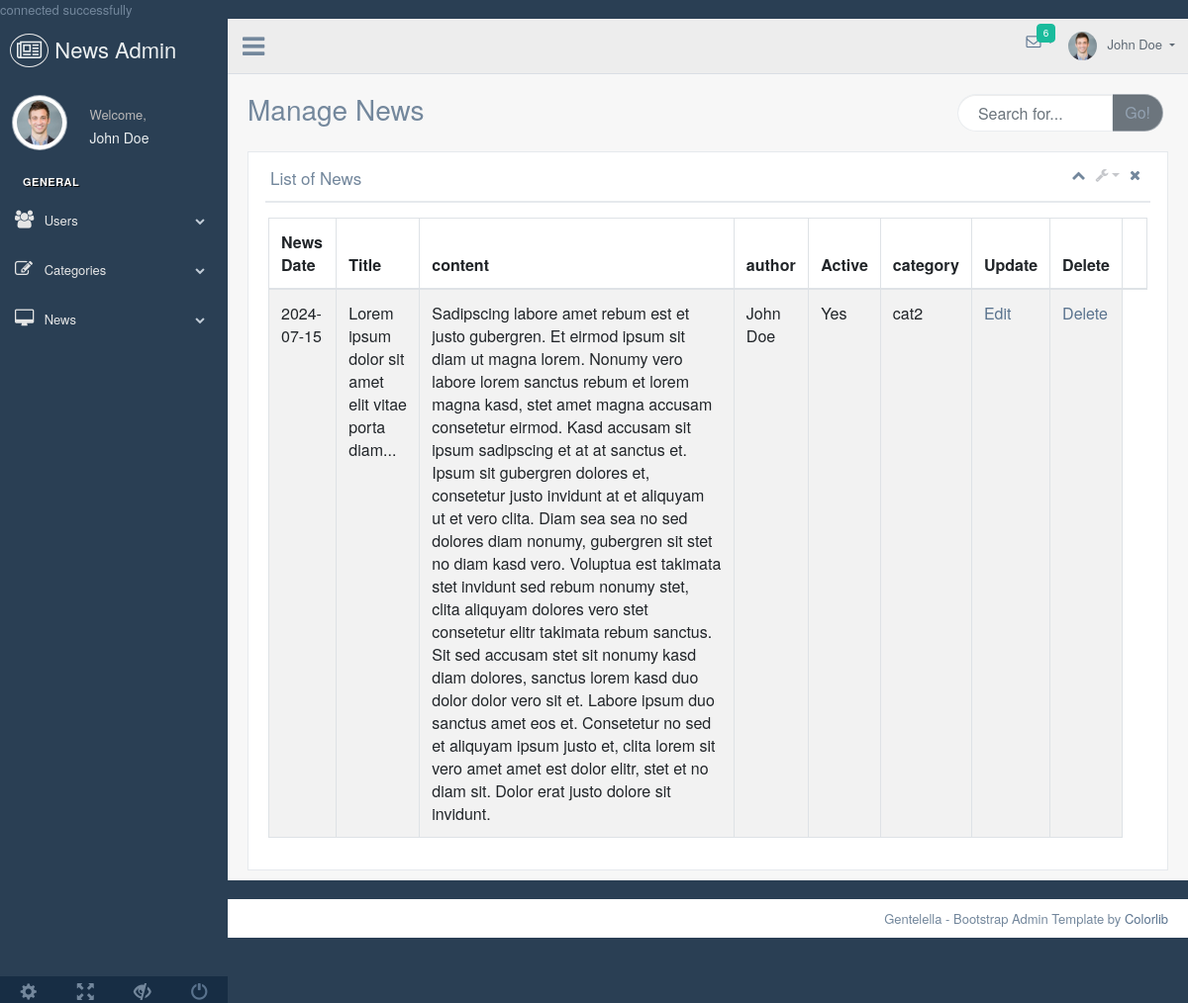
The app's page /admin/News.php with its own data.
### tables this page shows
CREATE TABLE `news` (
  `id` int(11) UNSIGNED NOT NULL,
  `dat` date NOT NULL,
  `title` varchar(200) NOT NULL,
  `content` varchar(1000) NOT NULL,
  `author` varchar(1000) NOT NULL,
  `active` enum('Yes','No','','') NOT NULL,
  `category` varchar(20) NOT NULL,
  `photo_name` varchar(200) NOT NULL,
  `photo_path` varchar(200) NOT NULL
);

### admin/News.php (the view, shortened to what this page needs)
<?php
include('./dbconnect.php');
$data = $conn->query("SELECT * FROM news")->fetchALL();
?>
<!DOCTYPE html>
<html lang="en">
  <head>
    <link href="vendors/bootstrap/dist/css/bootstrap.min.css" rel="stylesheet">
    <link href="vendors/font-awesome/css/font-awesome.min.css" rel="stylesheet">
    <link href="vendors/nprogress/nprogress.css" rel="stylesheet">
    <link href="vendors/iCheck/skins/flat/green.css" rel="stylesheet">
    <link href="vendors/datatables.net-bs/css/dataTables.bootstrap.min.css" rel="stylesheet">
    <link href="vendors/datatables.net-buttons-bs/css/buttons.bootstrap.min.css" rel="stylesheet">
    <link href="vendors/datatables.net-fixedheader-bs/css/fixedHeader.bootstrap.min.css" rel="stylesheet">
    <link href="vendors/datatables.net-responsive-bs/css/responsive.bootstrap.min.css" rel="stylesheet">
    <link href="vendors/datatables.net-scroller-bs/css/scroller.bootstrap.min.css" rel="stylesheet">
    <link href="build/css/custom.min.css" rel="stylesheet">
  </head>
  <body class="nav-md">
    <div class="container body">
      <div class="main_container">
        <div class="col-md-3 left_col">
          <div class="left_col scroll-view">
            <div class="navbar nav_title" style="border: 0;">
              <a href="index.html" class="site_title"><i class="fa fa-newspaper-o"></i></i> <span>News Admin</span></a>
            </div>
            <div class="profile clearfix">
              <div class="profile_pic">
                <img src="images/img.jpg" alt="..." class="img-circle profile_img">
              </div>
              <div class="profile_info">
                <span>Welcome,</span>
                <h2>John Doe</h2>
              </div>
            </div>
            <br />
					<div id="sidebar-menu" class="main_menu_side hidden-print main_menu">
						<div class="menu_section">
							<h3>General</h3>
							<ul class="nav side-menu">
								<li><a><i class="fa fa-users"></i> Users <span class="fa fa-chevron-down"></span></a>
								</li>
								<li><a><i class="fa fa-edit"></i> Categories <span class="fa fa-chevron-down"></span></a>
								</li>
								<li><a><i class="fa fa-desktop"></i> News <span class="fa fa-chevron-down"></span></a>
								</li>
							</ul>
						</div>
					</div>
            <div class="sidebar-footer hidden-small">
              <a data-toggle="tooltip" data-placement="top" title="Settings">
                <span class="glyphicon glyphicon-cog" aria-hidden="true"></span>
              </a>
              <a data-toggle="tooltip" data-placement="top" title="FullScreen">
                <span class="glyphicon glyphicon-fullscreen" aria-hidden="true"></span>
              </a>
              <a data-toggle="tooltip" data-placement="top" title="Lock">
                <span class="glyphicon glyphicon-eye-close" aria-hidden="true"></span>
              </a>
              <a data-toggle="tooltip" data-placement="top" title="Logout" href="login.html">
                <span class="glyphicon glyphicon-off" aria-hidden="true"></span>
              </a>
            </div>
          </div>
        </div>
        <div class="top_nav">
            <div class="nav_menu">
                <div class="nav toggle">
                  <a id="menu_toggle"><i class="fa fa-bars"></i></a>
                </div>
                <nav class="nav navbar-nav">
                <ul class=" navbar-right">
                  <li class="nav-item dropdown open" style="padding-left: 15px;">
                    <a href="javascript:;" class="user-profile dropdown-toggle" aria-haspopup="true" id="navbarDropdown" data-toggle="dropdown" aria-expanded="false">
                      <img src="images/img.jpg" alt="">John Doe
                    </a>
                  </li>
                  <li role="presentation" class="nav-item dropdown open">
                    <a href="javascript:;" class="dropdown-toggle info-number" id="navbarDropdown1" data-toggle="dropdown" aria-expanded="false">
                      <i class="fa fa-envelope-o"></i>
                      <span class="badge bg-green">6</span>
                    </a>
                  </li>
                </ul>
              </nav>
            </div>
          </div>
        <div class="right_col" role="main">
          <div class="">
            <div class="page-title">
              <div class="title_left">
                <h3>Manage News</h3>
              </div>
              <div class="title_right">
                <div class="col-md-5 col-sm-5 col-xs-12 form-group pull-right top_search">
                  <div class="input-group">
                    <input type="text" class="form-control" placeholder="Search for...">
                    <span class="input-group-btn">
                      <button class="btn btn-secondary" type="button">Go!</button>
                    </span>
                  </div>
                </div>
              </div>
            </div>
            <div class="clearfix"></div>
            <div class="row">
              <div class="col-md-12 col-sm-12 ">
                <div class="x_panel">
                  <div class="x_title">
                    <h2>List of News</h2>
                    <ul class="nav navbar-right panel_toolbox">
                      <li><a class="collapse-link"><i class="fa fa-chevron-up"></i></a>
                      </li>
                      <li class="dropdown">
                        <a href="#" class="dropdown-toggle" data-toggle="dropdown" role="button" aria-expanded="false"><i class="fa fa-wrench"></i></a>
                      </li>
                      <li><a class="close-link"><i class="fa fa-close"></i></a>
                      </li>
                    </ul>
                    <div class="clearfix"></div>
                  </div>
                  <div class="x_content">
                      <div class="row">
                          <div class="col-sm-12">
                            <div class="card-box table-responsive">
                    <table id="datatable" class="table table-striped table-bordered" style="width:100%">
                      <form action="<?php '_PHP_SELF'?> "method="post">
                          <thead>
                          <th>News Date</th>
                          <th>Title</th>
                          <th>content</th>
                          <th>author</th>
                          <th>Active</th>
                          <th>category</th>
                          <th>Update</th>
                          <th>Delete</th>
                          <td>
                          <tbody>
                          <?php
                           foreach($data as $v) {
                            echo "
                           <td> {$v['dat']}</td>
                           <td> {$v['title']}</td>
                           <td> {$v['content']}</td>
                           <td> {$v['author']}</td>
                           <td> {$v['active']}</td>
                           <td> {$v['category']}</td>
                           <td>
                           <a href='./editNews.php?id={$v['id']}'>Edit</a>
                          </td>
                            <td>
                           <a href='./del.php?id={$v['id']}'>Delete</a>
                            </td>
                            </tr>";
                           }
                           ?>
                      </thead>
                    </table>
                  </div>
                 </div>
             </div>
            </div>
                </div>
              </div>
            </div>
          </div>
         </div>
        <footer>
          <div class="pull-right">
            Gentelella - Bootstrap Admin Template by <a href="https://colorlib.com">Colorlib</a>
          </div>
          <div class="clearfix"></div>
        </footer>
      </div>
    </div>
  </body>
</html>

### records on screen
news: dat "2024-07-15", title "Lorem ipsum dolor sit amet elit vitae porta diam...", content "Sadipscing labore amet rebum est et justo gubergren. Et eirmod ipsum sit diam ut magna lorem. Nonumy vero labore lorem sanctus rebum et lorem magna kasd, stet amet magna accusam consetetur eirmod. Kasd accusam sit ipsum sadipscing et at at sanctus et. Ipsum sit gubergren dolores et, consetetur justo invidunt at et aliquyam ut et vero clita. Diam sea sea no sed dolores diam nonumy, gubergren sit stet no diam kasd vero. Voluptua est takimata stet invidunt sed rebum nonumy stet, clita aliquyam dolores vero stet consetetur elitr takimata rebum sanctus. Sit sed accusam stet sit nonumy kasd diam dolores, sanctus lorem kasd duo dolor dolor vero sit et. Labore ipsum duo sanctus amet eos et.…", author "John Doe", active "Yes", category "cat2"
